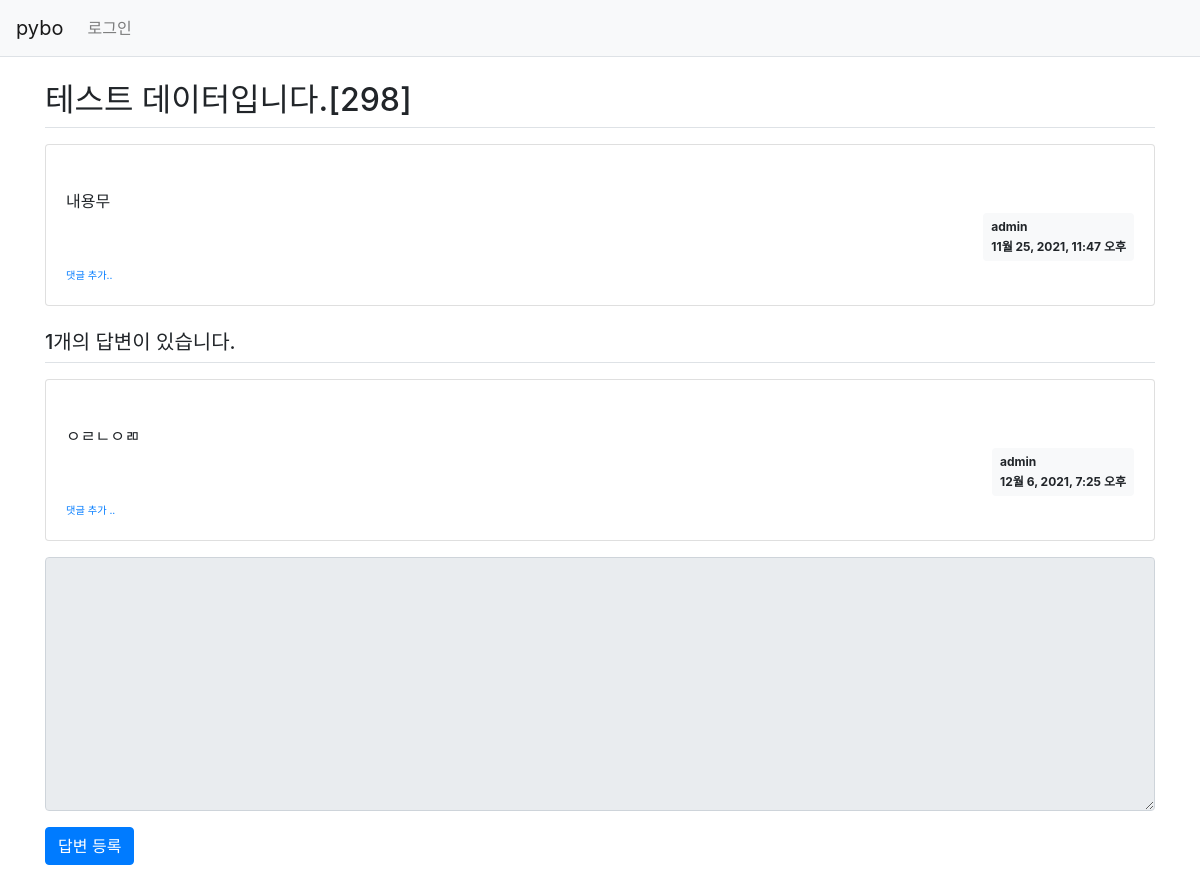
/pybo/304/, run on the app's committed database.
### pybo/models.py (models this page shows, shortened)
class Question(models.Model):
    author = models.ForeignKey(User, on_delete=models.CASCADE)
    subject = models.CharField(max_length=200)
    content = models.TextField()
    create_date = models.DateTimeField()
    modify_date = models.DateTimeField(null=True, blank=True)

class Answer(models.Model):
    author= models.ForeignKey(User, on_delete=models.CASCADE)#,null="True) 이것은 글쓴이가 null을 포함할 경우.
    question = models.ForeignKey(Question, on_delete=models.CASCADE)
    content = models.TextField()
    create_date = models.DateTimeField()
    modify_date = models.DateTimeField(null=True, blank=True)

### pybo/views.py (the view)
# urls.py: path('<int:question_id>/', views.detail, name = 'detail'),
def detail(request, question_id):
    question = get_object_or_404(Question, pk=question_id) #Question.objects.get(id=question_id)
    context = {'question' : question}
    return render(request, 'pybo/question_detail.html', context)

### templates/pybo/question_detail.html (shortened to what this page needs)
{% extends 'base.html' %}
{% block content %}
<div class="container my-3">
    <h2 class="border-bottom py-2">{{ question.subject }}</h2>
    <div class="card my-3">
        <div class="card-body">
            <div class="card-text" style="white-space: pre-line;">
                {{ question.content }}
            </div>
            <div class="d-flex justify-content-end">
                <div class="badge badge-light p-2 text-left">
                    <div class="mb-2">{{question.author.username}}</div>
                    <div>{{ question.create_date }}</div>
                </div>
            </div>
            <div>
                <a href="{% url 'pybo:comment_create_question' question.id %}"
                class="small"><small>댓글 추가..</small></a>
            </div>
        </div>
    </div>
    <h5 class="border-bottom my-3 py-2">
        {{ question.answer_set.count }}개의 답변이 있습니다.
    </h5>
    {% for answer in question.answer_set.all %}
    <div class="card my-3">
        <div class="card-body">
            <div class="card-text" style="white-space: pre-line;">
                {{ answer.content }}
            </div>
            <div class="d-flex justify-content-end">
                <div class="badge badge-light p-2 text-left">
                    <div class="mb-2">{{answer.author.username}}</div>
                    <div>{{ answer.create_date }}</div>
                </div>
            </div>
            <div>
                <a href="{% url 'pybo:comment_create_answer' answer.id %}"
                class="small"><small>댓글 추가 ..</small></a>
            </div>
        </div>
    </div>
    {% endfor %}
    <form action="{% url 'pybo:answer_create' question.id %}" method="post" class="my-3">
        <div class="form-group">
            <textarea name="content" id="content"
                      {% if not user.is_authenticated %}disabled {% endif%}
                      class="form-control" rows="10" >{{ form.content.value| default_if_none:''}}</textarea>
        </div>
        <input type="submit" value="답변 등록" class="btn btn-primary">
    </form>
</div>
{% endblock %}

### data on the page
Question: subject "테스트 데이터입니다.[298]", content "내용무", author.username "admin", create_date "11월 25, 2021, 11:47 오후", answer_set.count "1"
Answer: content "ㅇㄹㄴㅇㄻ", author.username "admin", create_date "12월 6, 2021, 7:25 오후"
